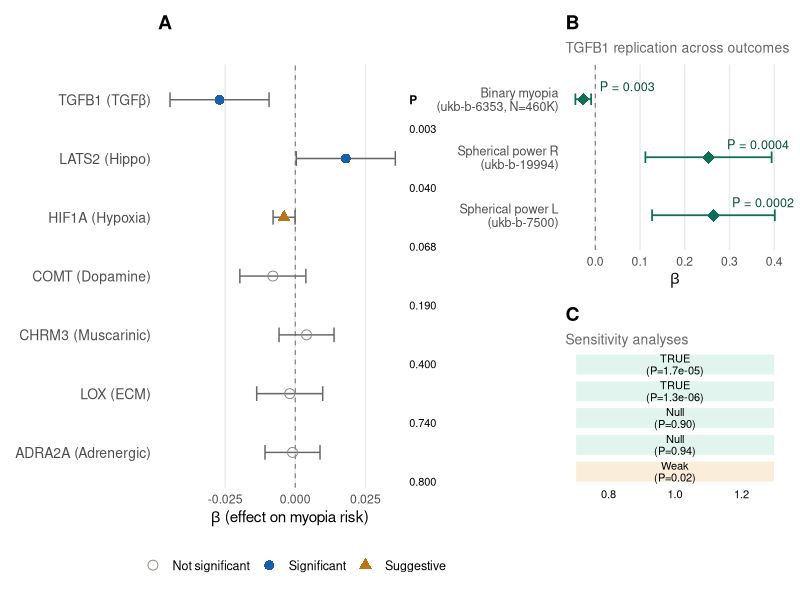
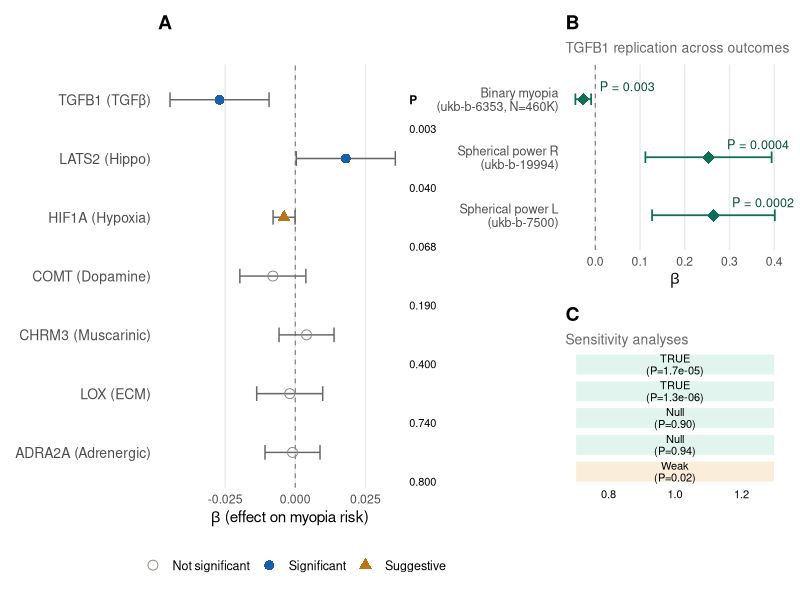

The R script that drew these images, in order:
###############################################################################
# Fig 5: MR Forest Plot + CREAM Replication
# For IOVS manuscript submission
# Park Jungyul, MD, PhD | M-LIGHT | 2026-04-13
###############################################################################

if (!requireNamespace("patchwork", quietly = TRUE)) install.packages("patchwork", repos="https://cran.r-project.org")
library(ggplot2)
library(patchwork)
library(dplyr)

outdir <- "c:/Projectbulid/CP5_figures/"
dir.create(outdir, recursive = TRUE, showWarnings = FALSE)

# ============================================================================
# Panel A: Primary MR Forest Plot (all tested genes)
# ============================================================================

mr_data <- data.frame(
  gene = c("TGFB1", "LATS2", "HIF1A", "COMT", "ADRA2A", "CHRM3", "LOX"),
  pathway = c("TGFβ", "Hippo", "Hypoxia", "Dopamine", "Adrenergic", "Muscarinic", "ECM"),
  beta = c(-0.027, 0.018, -0.004, -0.008, -0.001, 0.004, -0.002),
  se = c(0.009, 0.009, 0.002, 0.006, 0.005, 0.005, 0.006),
  pval = c(0.003, 0.04, 0.068, 0.19, 0.80, 0.40, 0.74),
  n_iv = c(1, 1, 3, 5, 2, 2, 2),
  method = c("Wald", "Wald", "WM", "IVW", "IVW", "IVW", "IVW"),
  stringsAsFactors = FALSE
)

mr_data$ci_lower <- mr_data$beta - 1.96 * mr_data$se
mr_data$ci_upper <- mr_data$beta + 1.96 * mr_data$se
mr_data$significant <- ifelse(mr_data$pval < 0.05, "Significant", 
                               ifelse(mr_data$pval < 0.1, "Suggestive", "Not significant"))
mr_data$label <- paste0(mr_data$gene, " (", mr_data$pathway, ")")

mr_data <- mr_data[order(mr_data$pval), ]
mr_data$label <- factor(mr_data$label, levels = rev(mr_data$label))

fig5a <- ggplot(mr_data, aes(x = beta, y = label)) +
  geom_vline(xintercept = 0, linetype = "dashed", color = "gray50", linewidth = 0.4) +
  geom_errorbarh(aes(xmin = ci_lower, xmax = ci_upper), 
                 height = 0.25, linewidth = 0.5, color = "gray40") +
  geom_point(aes(color = significant, shape = significant), size = 3) +
  scale_color_manual(values = c("Significant" = "#185FA5",
                                 "Suggestive" = "#BA7517",
                                 "Not significant" = "#888780"),
                     name = "") +
  scale_shape_manual(values = c("Significant" = 16,
                                 "Suggestive" = 17,
                                 "Not significant" = 1),
                     name = "") +
  labs(x = expression(beta ~ "(effect on myopia risk)"), y = NULL, title = "A") +
  annotate("text", x = max(mr_data$ci_upper) + 0.005, y = 7, 
           label = "P", fontface = "bold", size = 3, hjust = 0) +
  annotate("text", x = max(mr_data$ci_upper) + 0.005, 
           y = seq(6, 0, length.out = 7) + 0.5,
           label = formatC(mr_data$pval[order(mr_data$pval)], format = "f", digits = 3),
           size = 2.8, hjust = 0) +
  theme_minimal(base_size = 11) +
  theme(legend.position = "bottom", legend.text = element_text(size = 9),
        plot.title = element_text(face = "bold", size = 14), panel.grid.minor = element_blank(),
        panel.grid.major.y = element_blank(), axis.text.y = element_text(size = 10)) +
  coord_cartesian(clip = "off")

# ============================================================================
# Panel B: TGFB1 Replication Across 3 Outcomes
# ============================================================================

repl_data <- data.frame(
  outcome = c("Binary myopia\n(ukb-b-6353, N=460K)",
              "Spherical power R\n(ukb-b-19994)",
              "Spherical power L\n(ukb-b-7500)"),
  beta = c(-0.027, 0.253, 0.264),
  se = c(0.009, 0.072, 0.070),
  pval = c(0.003, 0.0004, 0.0002),
  type = c("Binary (protective)", "Continuous (positive)", "Continuous (positive)"),
  stringsAsFactors = FALSE
)

repl_data$ci_lower <- repl_data$beta - 1.96 * repl_data$se
repl_data$ci_upper <- repl_data$beta + 1.96 * repl_data$se
repl_data$outcome <- factor(repl_data$outcome, levels = rev(repl_data$outcome))
repl_data$p_label <- paste0("P = ", formatC(repl_data$pval, format = "g", digits = 2))

fig5b <- ggplot(repl_data, aes(x = beta, y = outcome)) +
  geom_vline(xintercept = 0, linetype = "dashed", color = "gray50", linewidth = 0.4) +
  geom_errorbarh(aes(xmin = ci_lower, xmax = ci_upper), 
                 height = 0.2, linewidth = 0.6, color = "#0F6E56") +
  geom_point(size = 4, color = "#0F6E56", shape = 18) +
  geom_text(aes(label = p_label), hjust = -0.3, vjust = -0.8, size = 3.2, color = "#085041") +
  labs(x = expression(beta), y = NULL, title = "B", subtitle = "TGFB1 replication across outcomes") +
  theme_minimal(base_size = 11) +
  theme(plot.title = element_text(face = "bold", size = 14), plot.subtitle = element_text(size = 10, color = "gray40"),
        panel.grid.minor = element_blank(), panel.grid.major.y = element_blank(), axis.text.y = element_text(size = 9)) +
  coord_cartesian(clip = "off")

# ============================================================================
# Panel C: Sensitivity Analyses Summary
# ============================================================================

sens_data <- data.frame(
  test = c("Steiger direction\n(TGFB1)", 
           "Steiger direction\n(LATS2)",
           "Reverse MR\n(TGFB1)",
           "Reverse MR\n(LATS2)",
           "Coloc PP.H4\n(TGFB1)"),
  value = c(1.65e-5, 1.29e-6, 0.90, 0.94, 0.018),
  result = c("TRUE", "TRUE", "Null", "Null", "Weak"),
  color_group = c("Pass", "Pass", "Pass", "Pass", "Limitation"),
  stringsAsFactors = FALSE
)

sens_data$test <- factor(sens_data$test, levels = rev(sens_data$test))
sens_data$value_label <- ifelse(sens_data$value < 0.001,
                                 formatC(sens_data$value, format = "e", digits = 1),
                                 formatC(sens_data$value, format = "f", digits = 2))

fig5c <- ggplot(sens_data, aes(x = test, y = 1, fill = color_group)) +
  geom_tile(width = 0.8, height = 0.6, color = "white", linewidth = 0.5) +
  geom_text(aes(label = paste0(result, "\n(P=", value_label, ")")), size = 2.8, lineheight = 0.9) +
  scale_fill_manual(values = c("Pass" = "#E1F5EE", "Limitation" = "#FAEEDA"), guide = "none") +
  labs(title = "C", subtitle = "Sensitivity analyses") +
  theme_void(base_size = 11) +
  theme(plot.title = element_text(face = "bold", size = 14), plot.subtitle = element_text(size = 10, color = "gray40"),
        axis.text.x = element_text(size = 8, angle = 0, hjust = 0.5)) +
  coord_flip()

# ============================================================================
# COMBINE PANELS
# ============================================================================

combined <- fig5a + (fig5b / fig5c + plot_layout(heights = c(2, 1.5))) + plot_layout(widths = c(1.2, 1))

ggsave(file.path(outdir, "Fig5_MR_forest_replication.png"), combined, width = 12, height = 7, dpi = 300, bg = "white")
ggsave(file.path(outdir, "Fig5_MR_forest_replication.tiff"), combined, width = 12, height = 7, dpi = 300, bg = "white", compression = "lzw")
cat("Fig 5 generated.\n")
